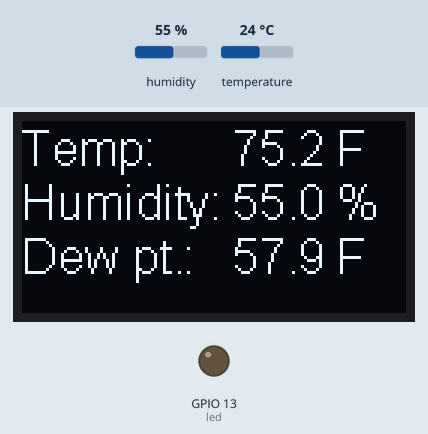
The sketch below on a simulated ESP32. On the bench: 128×64 one-colour display, output pins drawn as LEDs (lit = HIGH). The test bench sets the inputs (shaded band); at power-on: humidity 55 %, temperature 24 °C. WiFi joins after 1.5 s; servers stay silent unless stated; what the sketch prints to the serial monitor is not drawn.

Above: at 1.7 s.

The sketch:

OLED_Humidity.ino
```cpp
// Built on heltec ESP32 kit samples

#include <Wire.h>  // Only needed for Arduino 1.6.5 and earlier
#include "SSD1306.h" // alias for `#include "SSD1306Wire.h"`
#include "Adafruit_SHT31.h"

// Web server includes
#include <WiFi.h>
#include <WiFiClient.h>
#include <WebServer.h>
#include <ESPmDNS.h>
#include "credentials.h"

WebServer server(80);
const int led = 13;

//OLED pins to ESP32 GPIOs via this connecthin:
//OLED_SDA -- GPIO4
//OLED_SCL -- GPIO15
//OLED_RST -- GPIO16

#define SDA    4
#define SCL   15
#define RST   16 //RST must be set by software

#define PROG 0

//#define V2     1
//
//#ifdef V2 //WIFI Kit series V1 not support Vext control
//  #define Vext  21
//#endif

SSD1306  display(0x3c, SDA, SCL, RST);

Adafruit_SHT31 sht31 = Adafruit_SHT31();

float calcDewpoint(float humi, float temp) {
  float k;
  k = log(humi/100) + (17.62 * temp) / (243.12 + temp);
  return 243.12 * k / (17.62 - k);
}

float t_c;
float t_f;
float h;
float dp_f;
String tempStr;
String humidityStr;
String dewpointStr;
String tupleString;

void get_vals(){
  t_c = sht31.readTemperature();
  t_f = t_c*1.8+32;
  h = sht31.readHumidity();
  dp_f = calcDewpoint(h, t_c)*1.8+32;
  tempStr = String(t_f, 1) + " F";
  humidityStr = String(h, 1) + " %";
  dewpointStr = String(dp_f, 1) + " F";
  tupleString = String("(") + String(t_f, 1) + ", " + String(h, 1) + ", " + String(dp_f, 1) + ", )";
}

void handleRoot() {
  digitalWrite(led, 1);
  server.send(200, "text/plain", tupleString);
  digitalWrite(led, 0);
}

void handleNotFound() {
  digitalWrite(led, 1);
  String message = "File Not Found\n\n";
  message += "URI: ";
  message += server.uri();
  message += "\nMethod: ";
  message += (server.method() == HTTP_GET) ? "GET" : "POST";
  message += "\nArguments: ";
  message += server.args();
  message += "\n";
  for (uint8_t i = 0; i < server.args(); i++) {
    message += " " + server.argName(i) + ": " + server.arg(i) + "\n";
  }
  server.send(404, "text/plain", message);
  digitalWrite(led, 0);
}

int oldMillis;
int newMillis;

bool time_to_update(){
  bool gt_1s = false;
  newMillis = millis();
  if(newMillis-oldMillis > 1000){
    gt_1s = true;
  }
  oldMillis = newMillis;
  return gt_1s;
}

void setup() {
  pinMode(PROG,INPUT);
  pinMode(led, OUTPUT);
  digitalWrite(led, 0);
  pinMode(RST,OUTPUT);
//  pinMode(Vext, OUTPUT);
//  digitalWrite(Vext, HIGH);    // OLED USE Vext as power supply, must turn ON Vext before OLED init
  delay(50);

  Serial.begin(115200);
  WiFi.mode(WIFI_STA);
  WiFi.begin(ssid, password);


  // Initialising the UI will init the display too.
  display.init();

  display.flipScreenVertically();
  display.setFont(ArialMT_Plain_10);

  Serial.println("SHT31 test");
  if (! sht31.begin(0x44)) {   // Set to 0x45 for alternate i2c addr
    Serial.println("Couldn't find SHT31");
    while (1) delay(1);
  }
  // Wait for connection
  while (WiFi.status() != WL_CONNECTED) {
    delay(500);
    Serial.print(".");
  }

  Serial.println("");
  Serial.print("Connected to ");
  Serial.println(ssid);
  Serial.print("IP address: ");
  Serial.println(WiFi.localIP());

  if (MDNS.begin("esp32")) {
    Serial.println("MDNS responder started");
  }

  server.on("/", handleRoot);

  server.on("/inline", []() {
    server.send(200, "text/plain", "this works as well");
  });

  server.onNotFound(handleNotFound);

  server.begin();
  Serial.println("HTTP server started");
}

#define VALUE_MARGIN 70

void drawVals(String temp, String humidity, String dewpoint) {
    // Font Demo1
    // create more fonts at http://oleddisplay.squix.ch/
    display.clear();
    display.setFont(ArialMT_Plain_16);

    display.setTextAlignment(TEXT_ALIGN_LEFT);
    display.drawString(0, 0, "Temp:");
    //display.setTextAlignment(TEXT_ALIGN_RIGHT);
    display.drawString(VALUE_MARGIN, 0, temp);

    //display.setTextAlignment(TEXT_ALIGN_LEFT);
    display.drawString(0, 18, "Humidity:");
    //display.setTextAlignment(TEXT_ALIGN_RIGHT);
    display.drawString(VALUE_MARGIN, 18, humidity);

    //display.setTextAlignment(TEXT_ALIGN_LEFT);
    display.drawString(0, 36, "Dew pt.:");
    //display.setTextAlignment(TEXT_ALIGN_RIGHT);
    display.drawString(VALUE_MARGIN, 36, dewpoint);

    display.display();
}

int display_en = true;

void loop() {
  server.handleClient();
  if(time_to_update()){
    get_vals();

    Serial.println(tupleString);
    if(digitalRead(PROG) == LOW){
      display_en = !display_en;
    }
    if(display_en){
      drawVals(tempStr, humidityStr, dewpointStr);
    }else{
      display.clear();
      display.display();
    }
  }

//  if (! isnan(t_c)) {  // check if 'is not a number'
//    Serial.print("Temp *F = "); Serial.println(t_f);
//  } else {
//    Serial.println("Failed to read temperature");
//  }
//
//  if (! isnan(h)) {  // check if 'is not a number'
//    Serial.print("Hum. % = "); Serial.println(h);
//  } else {
//    Serial.println("Failed to read humidity");
//  }
//
//  if (! isnan(dp_f)) {  // check if 'is not a number'
//    Serial.print("Dewpoint *F = "); Serial.println(dp_f);
//  } else {
//    Serial.println("Can't calculate dewpoint" );
//  }
//
//  Serial.println();
}
```

example_credentials.h
```cpp
// Rename this file to "credentials.h" after changing values
const char *ssid = "network_name";
const char *password = "network_password";
```
